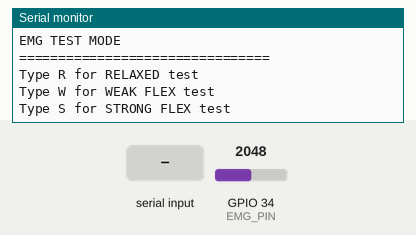
A sketch run on a simulated ESP32. Shown: the last lines printed to the serial monitor. The test bench sets the inputs (shaded band); at power-on: GPIO 34 (EMG_PIN) = 2048.

Above: at 3.2 s.
3.3 s: "R" received over Serial
At 3.37 s:
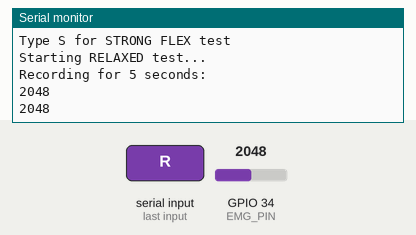
4.8 s: GPIO 34 (EMG_PIN) set to 2866
At 4.82 s:
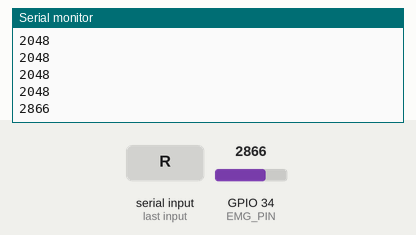
6.3 s: "W" received over Serial
9.3 s: GPIO 34 (EMG_PIN) set to 3603
At 9.34 s:
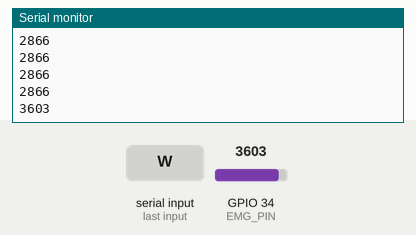
10.8 s: "S" received over Serial
Timing chart, 0 to 13.8 s (numbered marks = the images above; inputs shaded):
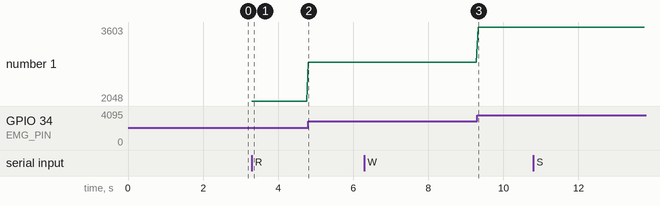

The sketch:

Readingfile_20_v1.ino
```cpp
const int EMG_PIN = 34;

// ======================================
// Wait for Serial Command
// ======================================
void waitForCommand(char command)
{
  while (true)
  {
    if (Serial.available())
    {
      char received = toupper(Serial.read());

      if (received == command)
      {
        while (Serial.available())
        {
          Serial.read();
        }

        return;
      }
    }
  }
}

// ======================================
// Record readings for a state
// ======================================
void recordState(const char* stateName)
{
  Serial.println();
  Serial.print("Starting ");
  Serial.print(stateName);
  Serial.println(" test...");

  Serial.println("Recording for 5 seconds:");

  unsigned long startTime = millis();

  while (millis() - startTime < 5000)
  {
    int raw = analogRead(EMG_PIN);

    Serial.println(raw);

    delay(50);
  }

  Serial.println();
  Serial.print(stateName);
  Serial.println(" test complete.");
}

void setup()
{
  Serial.begin(115200);

  delay(2000);

  Serial.println();
  Serial.println("================================");
  Serial.println("EMG TEST MODE");
  Serial.println("================================");
  Serial.println("Type R for RELAXED test");
  Serial.println("Type W for WEAK FLEX test");
  Serial.println("Type S for STRONG FLEX test");
  Serial.println();
}

void loop()
{
  if (Serial.available())
  {
    char cmd = toupper(Serial.read());

    while (Serial.available())
    {
      Serial.read();
    }

    if (cmd == 'R')
    {
      recordState("RELAXED");
    }
    else if (cmd == 'W')
    {
      recordState("WEAK FLEX");
    }
    else if (cmd == 'S')
    {
      recordState("STRONG FLEX");
    }

    Serial.println();
    Serial.println("Type R, W, or S for another test.");
  }
}
```

Measured:
- after the input at 3.3 s, the serial monitor: prints a new line at once (image 1)
- after the input at 4.8 s, the serial monitor: prints a new line at once (image 2)
- after the input at 9.3 s, the serial monitor: prints a new line at once (image 3)
- plotted number 1: 2048 → 2866 after the input at 4.8 s, 2866 → 3603 after the input at 9.3 s
